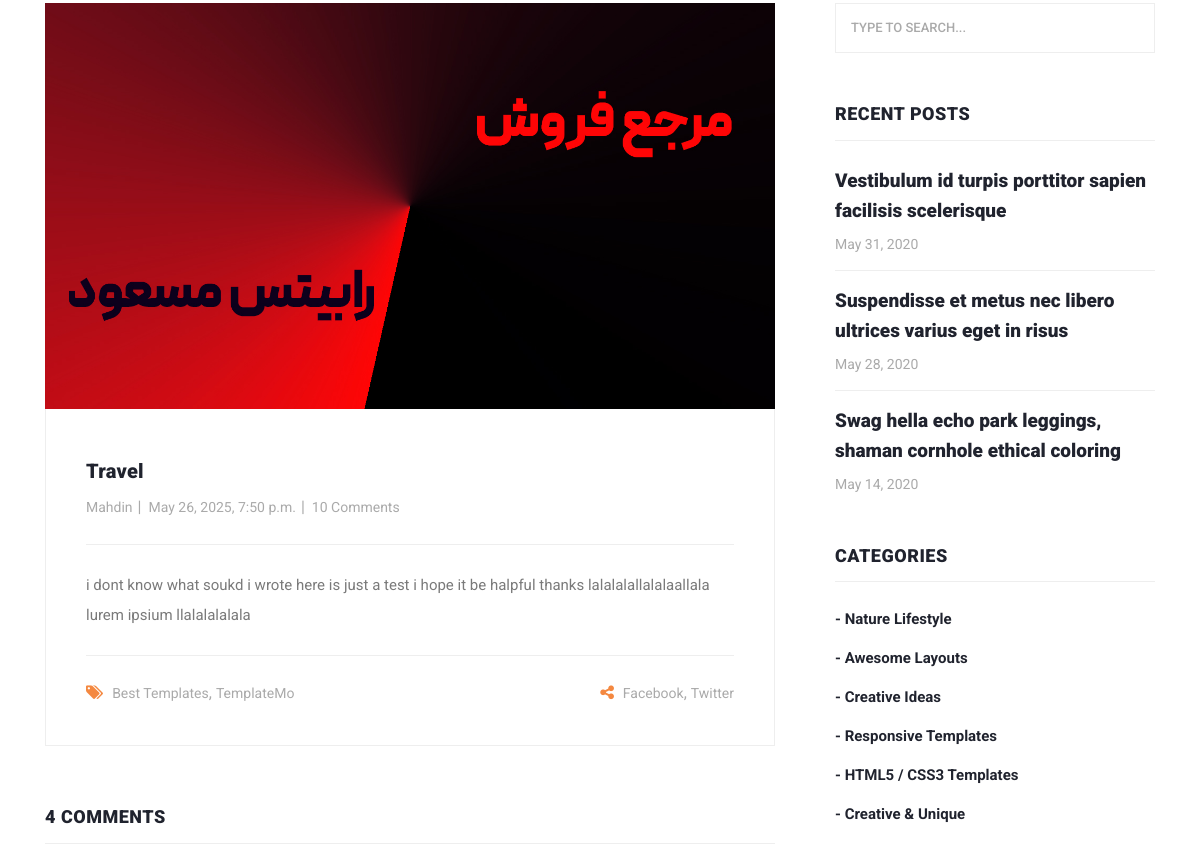
The page /blog/1/ (middle part) on the database as committed earlier.
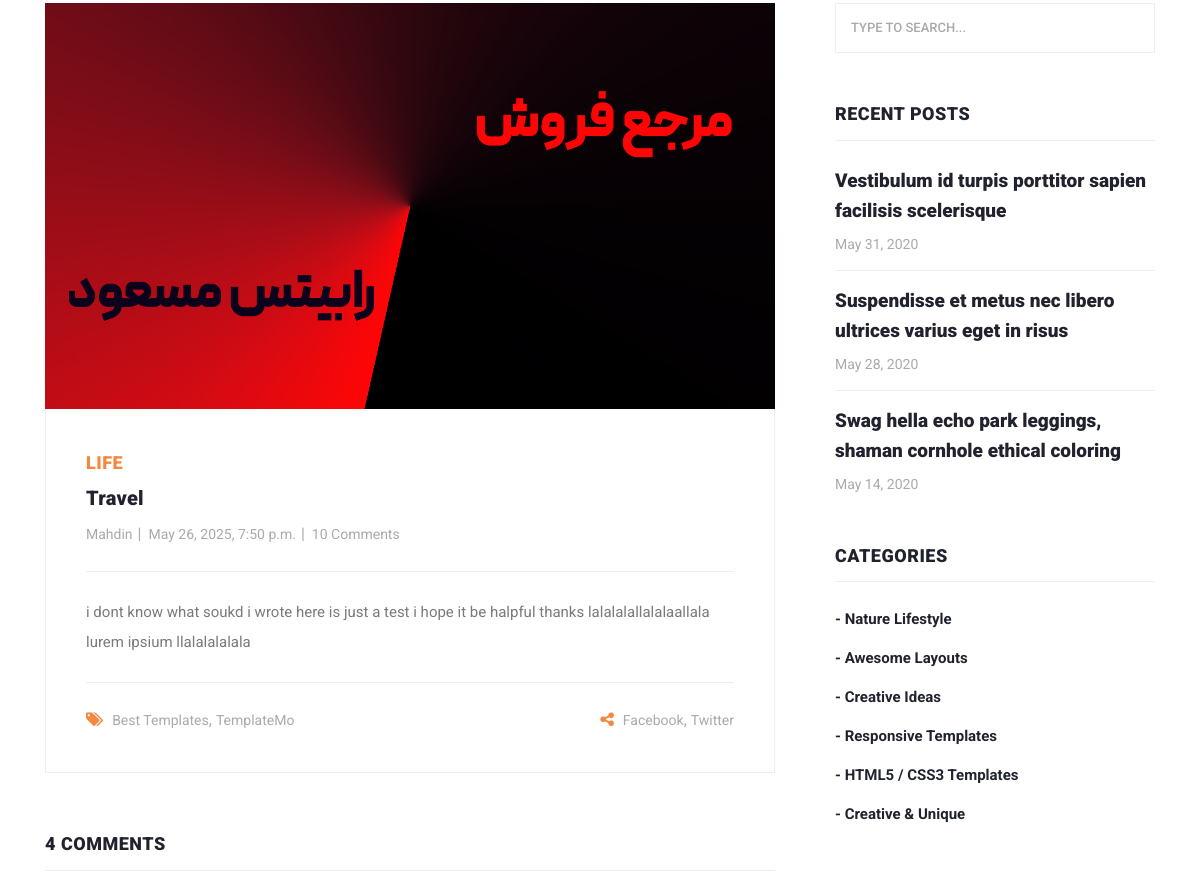
The same page on the database as committed later.
### homePageApp/models.py (models this page shows, shortened)
class blog(models.Model):
    title = models.CharField(max_length=100)
    category = models.ManyToManyField(category)
    content = models.TextField()
    description = models.TextField(editable=True,blank=True ,help_text="its gonna be auto full")
    author = models.ForeignKey(User,on_delete=models.SET_NULL, null=True)
    created_at = models.DateTimeField(auto_now_add=True)
    updated_at = models.DateTimeField(auto_now=True)
    image=models.ImageField(upload_to="images/blogs")
    views = models.IntegerField(default=0)
    def save(self,*args,**kwargs):
        if self.content and not self.description:
            words=self.content.split()
            self.description=self.content[:150]+"..."
        super().save(*args, **kwargs)

class category(models.Model):
    name=models.CharField(max_length=50,unique=True)
    def __str__(self):
        return self.name

### homePageApp/views.py (the view)
# urls.py: 2. Add a URL to urlpatterns:  path('blog/', include('blog.urls'))
def blog(request,id):
    YourBlog=blogg.objects.get(id=id)
    context={'blog':YourBlog}
    YourBlog.views+=1
    YourBlog.save()
    return render(request,"homePageApp/post-details.html",context)

### homePageApp/templates/homePageApp/post-details.html (shortened to what the changed rows need)
{% load static %}
<!DOCTYPE html>
<html lang="en">
  <head>
    <link
      href="{% static 'vendor/bootstrap/css/bootstrap.min.css' %}"
      rel="stylesheet"
    />
    <link rel="stylesheet" href="{% static 'css/fontawesome.css' %}" />
    <link
      rel="stylesheet"
      href="{% static 'css/templatemo-stand-blog.css' %}"
    />
    <link rel="stylesheet" href="{% static 'css/owl.css' %}" />
  </head>
  <body>
    <section class="blog-posts grid-system">
      <div class="container">
        <div class="row">
          <div class="col-lg-8">
            <div class="all-blog-posts">
              <div class="row">
                <div class="col-lg-12">
                  <div class="blog-post">
                    <div class="blog-thumb">
                      <img src="{{blog.image.url}}" alt="{{blog.title}}" />
                    </div>
                    <div class="down-content">
                      <span>{{blog.category.all.0}}</span>
                      <a href="post-details.html"><h4>{{blog.title}}</h4></a>
                      <ul class="post-info">
                        <li><a href="#">{{blog.author}}n</a></li>
                        <li><a href="#">{{blog.updated_at}}</a></li>
                        <li><a href="#">10 Comments</a></li>
                      </ul>
                      <p>{{blog.content}}</p>
                      <div class="post-options">
                        <div class="row">
                        </div>
                      </div>
                    </div>
                  </div>
                </div>
                <div class="col-lg-12">
                  <div class="sidebar-item comments">
                    <div class="sidebar-heading">
                      <h2>4 comments</h2>
                    </div>
                  </div>
                </div>
              </div>
            </div>
          </div>
          <div class="col-lg-4">
            <div class="sidebar">
              <div class="row">
                <div class="col-lg-12">
                  <div class="sidebar-item recent-posts">
                    <div class="sidebar-heading">
                      <h2>Recent Posts</h2>
                    </div>
                  </div>
                </div>
                <div class="col-lg-12">
                  <div class="sidebar-item categories">
                    <div class="sidebar-heading">
                      <h2>Categories</h2>
                    </div>
                  </div>
                </div>
              </div>
            </div>
          </div>
        </div>
      </div>
    </section>
  </body>
</html>

Rows that differ between the two databases and show on the page:
changed blog "Travel": category.all.0 (not shown) → "LIFE"
